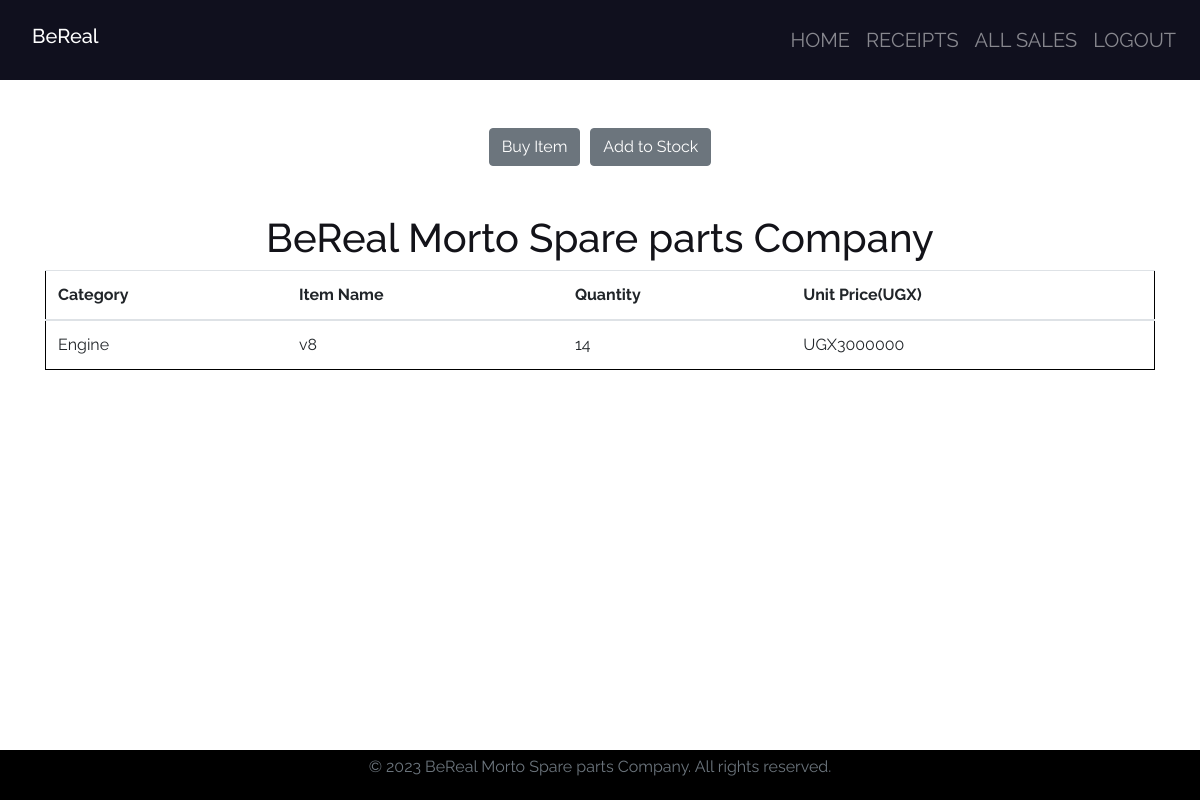
The app's page /home/2 (signed in) with its own data.
### spareapp/models.py (models this page shows, shortened)
class Product(models.Model):
    Category_name = models.ForeignKey(Category, on_delete=models.CASCADE, null=False, blank=False)
    date_of_arrival = models.DateField(default=timezone.now)
    item_name = models.CharField(max_length=50, null=False, blank=False)
    item_orgin = models.CharField(max_length=50, null=False, blank=False)
    total_quantity = models.IntegerField(default=0, null=False, blank=False)
    issued_quantity = models.IntegerField(default=0, null=False, blank=False)
    received_quantity = models.IntegerField(default=0, null=False, blank=False)
    unit_price = models.IntegerField(default=0, null=False, blank=False)

class Category(models.Model):
    name = models.CharField(max_length=50, null=False, blank=False)
    def __str__(self):
        return self.name

### spareapp/views.py (the view)
# urls.py: path('home/<int:product_id>', views.product_detail, name='product_detail'),
@login_required
def product_detail(request, product_id):
    product = Product.objects.get(id=product_id)
    return render(request, 'ziah/product_detail.html', {'product': product})

### templates/ziah/product_detail.html
{% extends 'ziah/base.html'%}
{% block content %}
<br></br>
<div class = "container" style="display: flex; justify-content: center; align-items: center; gap: 10px;">
    <a href="{% url 'issue_item' product.id %}" ><input type="submit" value="Buy Item" class="btn btn-secondary" btn type="button"/></a>
    <a href="{% url 'add_to_stock' product.id %}" ><input type= "submit" value="Add to Stock" class="btn btn-secondary btn" type="button"/></a>
</div>
<br></br>
<div class = "container">
  <h1 style="text-align: center; color: rgb(19, 19, 25);">BeReal Morto Spare parts Company</h1>
  <table class="table" style="border: 1px solid black;">
    <thead class="thead-adark">
      <tr>
        <th scope="col">Category</th>
        <th scope="col">Item Name</th>
        <th scope="col">Quantity</th>
        <th scope="col">Unit Price(UGX)</th>
      </tr>
    </thead>
    <tbody>
      <tr>
        <td>{{product.Category_name}}</td>
        <td>{{product.item_name}}</td>
        <td>{{product.total_quantity}}</td>
        <td>UGX{{product.unit_price}}</td>
      </tr>
    </tbody>
  </table>
</div>
{% endblock %}

### spareapp/static/css/main.css (style rules this page uses)
html,body { position: relative; overflow-x: hidden; background: url('/static/images/img6.jpg'); width: 100% !important; height: 100vh; display: table; position: relative; background-position: center; background-attachment: scroll; -o-background-size: cover; -moz-background-size: cover; -webkit-background-size: cover; background-size: cover; background-repeat: no-repeat; }
body { background-color:white(0, 20%, 20%); font-family: 'raleway'; }

### records on screen
Product: Category_name "Engine", item_name "v8", total_quantity "14", unit_price "3000000"
